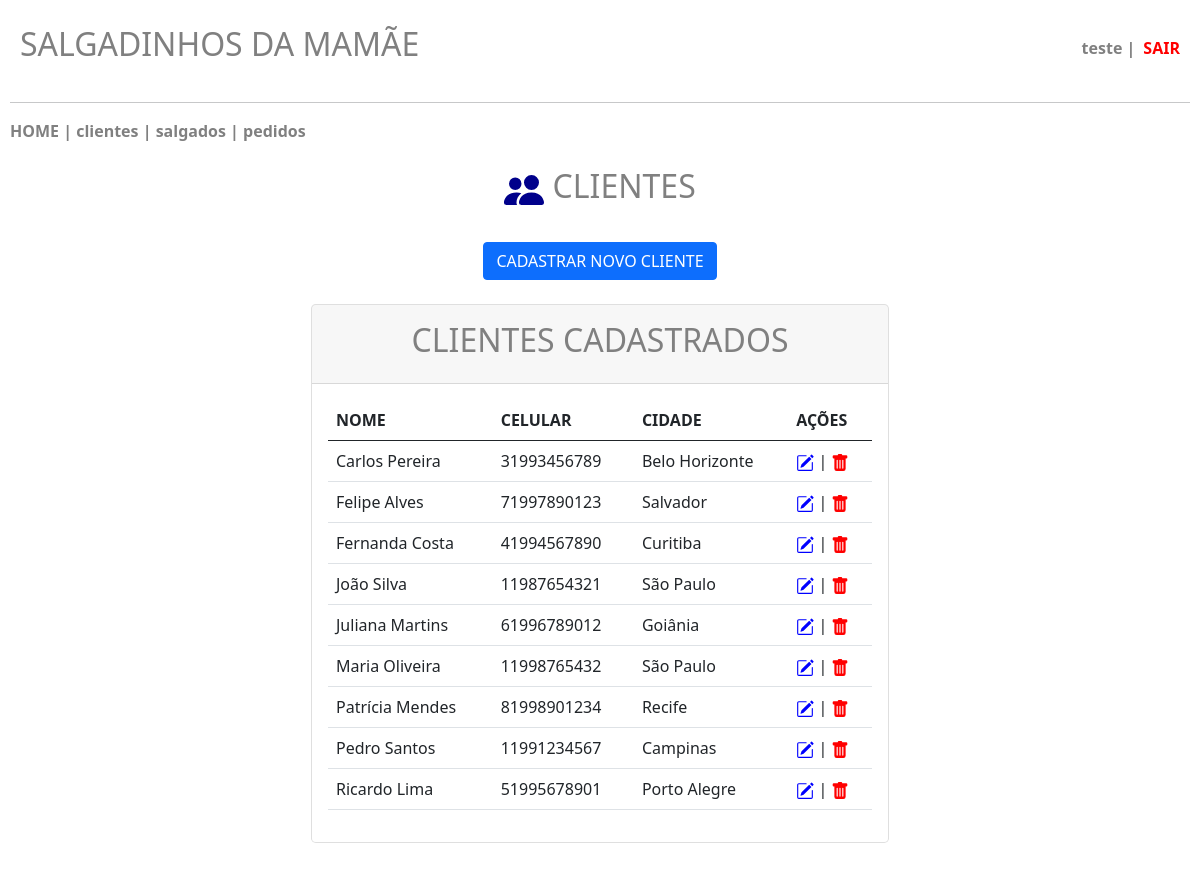
The page /projeto/projeto-main/desenvolvimento/clientes.php (signed in) on the database its author committed.
### tables this page shows
CREATE TABLE `clientes` (
  `id` int(11) NOT NULL,
  `nome` varchar(200) NOT NULL,
  `celular` varchar(15) NOT NULL,
  `endereco` varchar(200) NOT NULL,
  `numero` int(20) NOT NULL,
  `complemento` varchar(150) NOT NULL,
  `cidade` varchar(120) NOT NULL,
  `cpf` varchar(20) NOT NULL
);

### projeto/projeto-main/desenvolvimento/clientes.php (the view, shortened to what this page needs)
<?php
    include 'conecta.php';
?>
<!DOCTYPE html>
<html lang="pt-br">
    <head>
        <link href="https://cdn.jsdelivr.net/npm/bootstrap@5.0.2/dist/css/bootstrap.min.css" rel="stylesheet">
    </head>
    <body>
        <header class="main-header">
            <h2>SALGADINHOS DA MAMÃE</h2>
            <div class="user-info">
                <?php
                    if (!empty($_SESSION["user"])) {
                        $usuario = $_SESSION["user"];
                        echo "<span class='username'>".htmlspecialchars($usuario)." | </span><a class='logout-link' href='sair.php'>SAIR</a>";
                    }
                ?>
            </div>
        </header>
        <hr>
        <nav>
            <?php
                include 'menu.php';
            ?>
        </nav>
        <br>
        <center><h2>&nbsp;CLIENTES</h2></center>
        <br>
        <center><button type="button" class="btn btn-primary" data-bs-toggle="modal" data-bs-target="#exampleModal">
  CADASTRAR NOVO CLIENTE
</button></center>
        <br>
        <div class="row justify-content-center row-cols-1 row-cols-md-2 mb-3 text-center">
            <div class="col">
                <div class="card mb-4 rounded-3 shadow-sw">
                    <div class="card-header py-3">
                        <h2>CLIENTES CADASTRADOS</h2>
                    </div>
                    <div class="card-body text-start">
                        <table class="table table-hover">
                            <thead>
                                <tr>
                                    <th scope="col">NOME</th>
                                    <th scope="col">CELULAR</th>
                                    <th scope="col">CIDADE</th>
                                    <th scope="col">AÇÕES</th>
                                </tr>
                            </thead>
                            <tbody>
                                <tr>
                                    <?php
                                        $pesquisa = mysqli_query($conn, "SELECT * FROM clientes ORDER BY nome");
                                        $row = mysqli_num_rows($pesquisa);
                                        if ($row > 0) {
                                            while ($registro = $pesquisa -> fetch_array()) {
                                                $id = $registro['id'];
                                                $nome = $registro['nome'];
                                                $celular = $registro['celular'];
                                                $cidade = $registro['cidade'];
                                                echo '<td>'.$nome.'</td>';
                                                echo '<td>'.$celular.'</td>';
                                                echo '<td>'.$cidade.'</td>';
                                                echo '<td><a href="clientes_editar.php?id='.$id.'"><svg xmlns="http://www.w3.org/2000/svg" width="18" height="18" fill="blue" class="bi bi-pencil-square" viewBox="0 0 16 16">
                                                <path d="M15.502 1.94a.5.5 0 0 1 0 .706L14.459 3.69l-2-2L13.502.646a.5.5 0 0 1 .707 0l1.293 1.293zm-1.75 2.456-2-2L4.939 9.21a.5.5 0 0 0-.121.196l-.805 2.414a.25.25 0 0 0 .316.316l2.414-.805a.5.5 0 0 0 .196-.12l6.813-6.814z"/>
                                                <path fill-rule="evenodd" d="M1 13.5A1.5 1.5 0 0 0 2.5 15h11a1.5 1.5 0 0 0 1.5-1.5v-6a.5.5 0 0 0-1 0v6a.5.5 0 0 1-.5.5h-11a.5.5 0 0 1-.5-.5v-11a.5.5 0 0 1 .5-.5H9a.5.5 0 0 0 0-1H2.5A1.5 1.5 0 0 0 1 2.5z"/>
                                              </svg></a> | <a href="clientes_excluir.php?id='.$id.'"><svg xmlns="http://www.w3.org/2000/svg" width="18" height="18" fill="red" class="bi bi-trash-fill" viewBox="0 0 16 16">
                                              <path d="M2.5 1a1 1 0 0 0-1 1v1a1 1 0 0 0 1 1H3v9a2 2 0 0 0 2 2h6a2 2 0 0 0 2-2V4h.5a1 1 0 0 0 1-1V2a1 1 0 0 0-1-1H10a1 1 0 0 0-1-1H7a1 1 0 0 0-1 1zm3 4a.5.5 0 0 1 .5.5v7a.5.5 0 0 1-1 0v-7a.5.5 0 0 1 .5-.5M8 5a.5.5 0 0 1 .5.5v7a.5.5 0 0 1-1 0v-7A.5.5 0 0 1 8 5m3 .5v7a.5.5 0 0 1-1 0v-7a.5.5 0 0 1 1 0"/>
                                            </svg></a></td>';
                                                echo '</tr>';
                                            }
                                        } else {
                                            echo "NÃO HÁ CLIENTES CADASTRADOS!";
                                        }
                                    ?>
                            </tbody>
                        </table>
                    </div>
                </div>
            </div>
        </div>
    </body>
</html>

### projeto/projeto-main/desenvolvimento/menu.php (shortened to what this page needs)
<?php
echo "<a href='inicio.php' style='color:gray;text-decoration:none;font-weight:bold;'>HOME</a>";
echo "<b><font color='gray'> | </font></b>";
echo "<a href='clientes.php' style='color:gray;text-decoration:none;font-weight:bold;'>clientes</a>";
echo "<b><font color='gray'> | </font></b>";
echo "<a href='salgados.php' style='color:gray;text-decoration:none;font-weight:bold;'>salgados</a>";
echo "<b><font color='gray'> | </font></b>";
echo "<a href='pedidos.php' style='color:gray;text-decoration:none;font-weight:bold;'>pedidos</a>";
?>

### projeto/projeto-main/desenvolvimento/clientes.php (style rules this page uses)
body { padding: 5px; margin: 5px; }
h2 { color: gray; }
.main-header { display: flex; justify-content: space-between; align-items: center; padding: 15px 10px; }
.user-info { display: flex; align-items: center; gap: 8px; color: gray; }
.username { font-weight: bold; }
.logout-link { color: red; font-weight: bold; text-decoration: none; }

### rows shown on the page
clientes: nome "Carlos Pereira", celular "31993456789", cidade "Belo Horizonte"
clientes: nome "Felipe Alves", celular "71997890123", cidade "Salvador"
clientes: nome "Fernanda Costa", celular "41994567890", cidade "Curitiba"
clientes: nome "João Silva", celular "11987654321", cidade "São Paulo"
clientes: nome "Juliana Martins", celular "61996789012", cidade "Goiânia"
clientes: nome "Maria Oliveira", celular "11998765432", cidade "São Paulo"
clientes: nome "Patrícia Mendes", celular "81998901234", cidade "Recife"
clientes: nome "Pedro Santos", celular "11991234567", cidade "Campinas"
clientes: nome "Ricardo Lima", celular "51995678901", cidade "Porto Alegre"

### other values the page prints
$usuario "teste"
